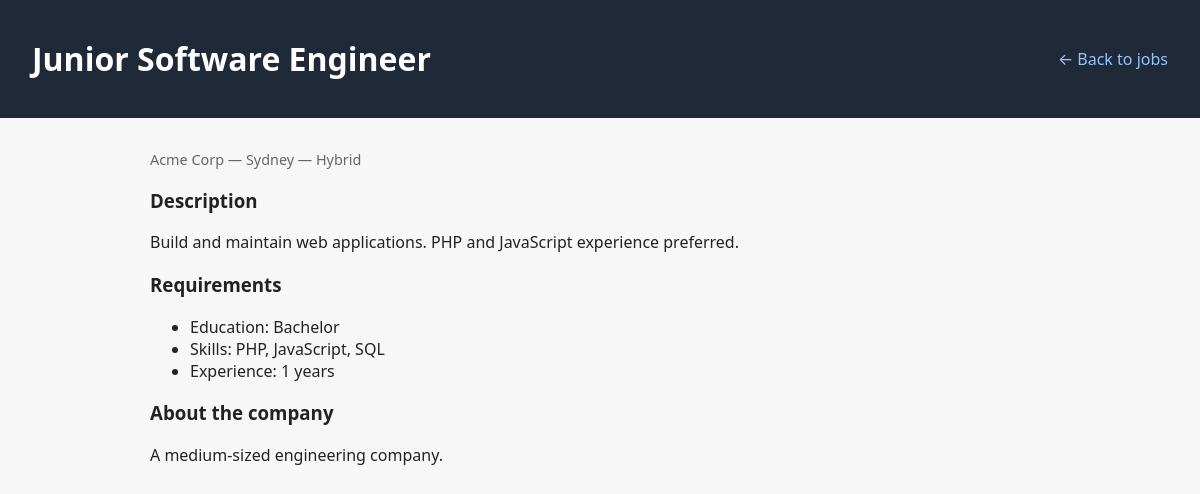
The app's page /job_detail.php?id=1 with its own data.
### tables this page shows
CREATE TABLE jobs (
    id                INT AUTO_INCREMENT PRIMARY KEY,
    employer_id       INT NOT NULL,
    title             VARCHAR(255) NOT NULL,
    description       TEXT NOT NULL,
    required_education VARCHAR(255),
    required_skills   TEXT,
    years_experience  INT DEFAULT 0,
    work_mode         ENUM('Remote', 'On-site', 'Hybrid') DEFAULT 'On-site',
    location          VARCHAR(255),
    created_at        TIMESTAMP DEFAULT CURRENT_TIMESTAMP,
    FOREIGN KEY (employer_id) REFERENCES users(id) ON DELETE CASCADE
);

CREATE TABLE employers (
    user_id      INT PRIMARY KEY,
    company_name VARCHAR(255) NOT NULL,
    company_info TEXT,
    FOREIGN KEY (user_id) REFERENCES users(id) ON DELETE CASCADE
);

### bootstrap.php (called while the page is built, shortened)
<?php
spl_autoload_register(function (string $class): void {
    $prefixes = [
        'App\\'   => __DIR__ . '/src/',
        'Tests\\' => __DIR__ . '/tests/',
    ];
    foreach ($prefixes as $prefix => $baseDir) {
        if (str_starts_with($class, $prefix)) {
            $relative = substr($class, strlen($prefix));
            $file = $baseDir . str_replace('\\', '/', $relative) . '.php';
            return;
        }
    }
});

### src/Database.php (called while the page is built, shortened)
<?php
class Database
{
    private static ?PDO $pdo = null;
    public static function connection(): PDO
    {
        if (self::$pdo === null) {
            $config = require __DIR__ . '/../config/config.php';
            $dsn = sprintf(
                'mysql:host=%s;dbname=%s;charset=utf8mb4',
                $config['db_host'],
                $config['db_name']
            );
            try {
                self::$pdo = new PDO($dsn, $config['db_user'], $config['db_pass'], [
                    PDO::ATTR_ERRMODE            => PDO::ERRMODE_EXCEPTION,
                    PDO::ATTR_DEFAULT_FETCH_MODE => PDO::FETCH_ASSOC,
                    PDO::ATTR_EMULATE_PREPARES   => false,
                ]);
            } catch (PDOException $e) {
                http_response_code(500);
                die('Database connection failed: ' . htmlspecialchars($e->getMessage()));
            }
        }
        return self::$pdo;
    }
}

### src/JobRepository.php (called while the page is built, shortened)
<?php
class JobRepository
{
    public static function find(int $jobId): ?array
    {
        $stmt = Database::connection()->prepare(
            'SELECT j.*, e.company_name, e.company_info
             FROM jobs j
             LEFT JOIN employers e ON e.user_id = j.employer_id
             WHERE j.id = ? LIMIT 1'
        );
        $stmt->execute([$jobId]);
        $row = $stmt->fetch();
        return $row ?: null;
    }
}

### job_detail.php (the view, shortened to what this page needs)
<?php
require_once __DIR__ . '/bootstrap.php';
$jobId = (int)($_GET['id'] ?? 0);
$job   = JobRepository::find($jobId);
?>
<!DOCTYPE html>
<html lang="en">
<head>
    <link rel="stylesheet" href="assets/css/style.css">
</head>
<body>
<header>
    <h1><?= htmlspecialchars($job['title']) ?></h1>
    <nav><a href="jobs.php">&larr; Back to jobs</a></nav>
</header>
<main>
    <p class="muted">
        <?= htmlspecialchars($job['company_name'] ?? '') ?>
        — <?= htmlspecialchars($job['location']) ?>
        — <?= htmlspecialchars($job['work_mode']) ?>
    </p>
    <h3>Description</h3>
    <p><?= nl2br(htmlspecialchars($job['description'])) ?></p>
    <h3>Requirements</h3>
    <ul>
        <li>Education: <?= htmlspecialchars($job['required_education']) ?></li>
        <li>Skills: <?= htmlspecialchars($job['required_skills']) ?></li>
        <li>Experience: <?= (int)$job['years_experience'] ?> years</li>
    </ul>
    <h3>About the company</h3>
    <p><?= htmlspecialchars($job['company_info'] ?? '') ?></p>
</main>
</body>
</html>

### assets/css/style.css (style rules this page uses)
body { font-family: system-ui, -apple-system, sans-serif; margin: 0; color: #222; background: #f7f7f8; }
header { background: #1f2937; color: white; padding: 1rem 2rem; display: flex; justify-content: space-between; align-items: center; }
header nav a { color: #93c5fd; margin-left: 1rem; text-decoration: none; }
main { max-width: 900px; margin: 2rem auto; padding: 0 1rem; }
.muted { color: #666; font-size: 0.9rem; }

### records on screen
jobs: title "Junior Software Engineer", employers.company_name "Acme Corp", location "Sydney", work_mode "Hybrid", description "Build and maintain web applications. PHP and JavaScript experience preferred.", required_education "Bachelor", required_skills "PHP, JavaScript, SQL", years_experience "1", employers.company_info "A medium-sized engineering company."
